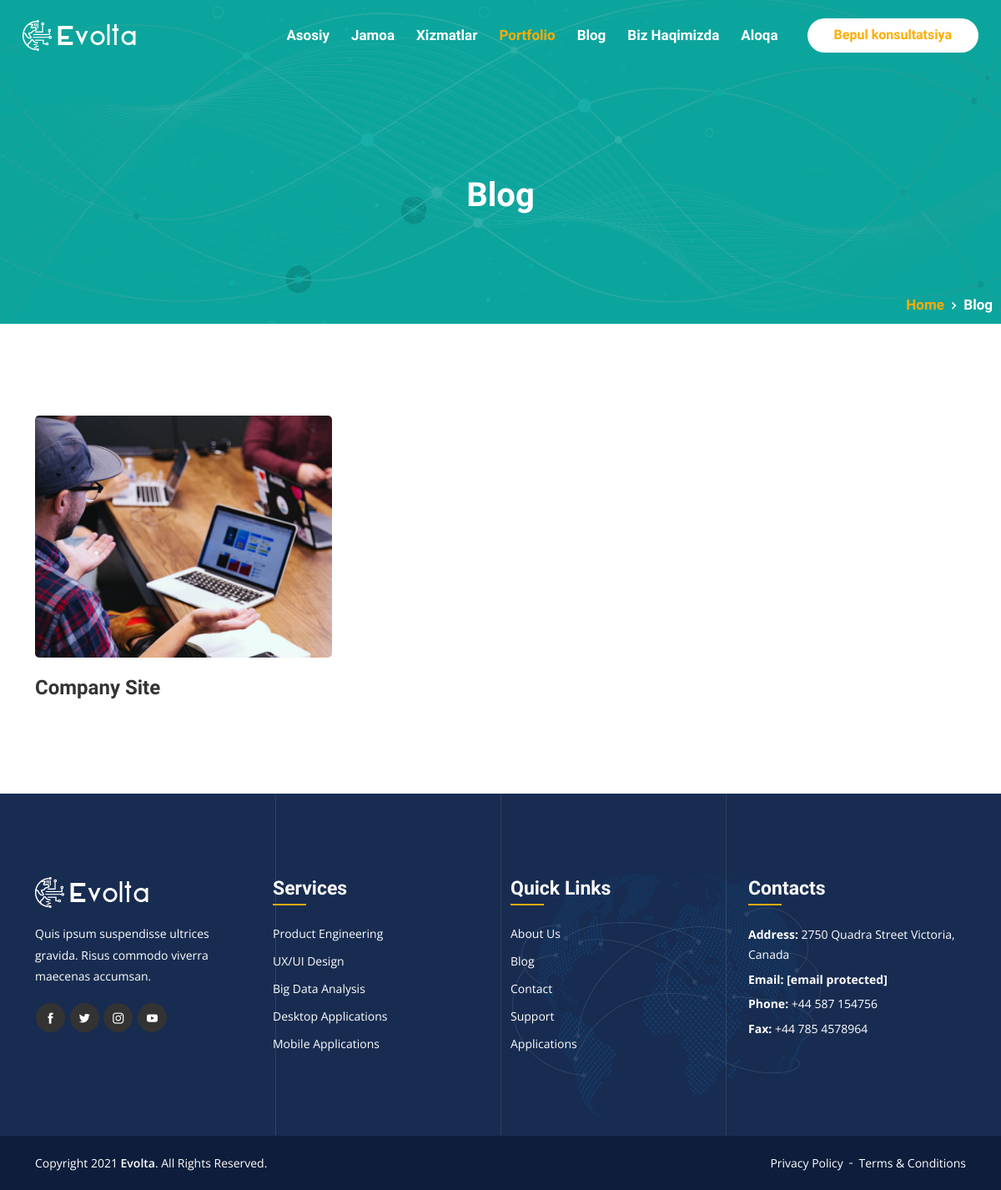
The page /portfolio/ on the database its author committed.
### home/models.py (models this page shows, shortened)
class Portfolio(models.Model):
    title = models.CharField('Sarlavha', max_length=200)
    slug = models.CharField(max_length=400)
    image = models.ImageField('Rasmi', upload_to='images/')
    class Meta:
        verbose_name = "Portfolio"
        verbose_name_plural = "Portfolio"
    def image_tag(self):
        return mark_safe('<img src="{}" height="50">'.format(self.image.url))
    image_tag.short_description = 'Image'

### home/views.py (the view)
# urls.py: path('portfolio/', views.portfolio, name='portfolio'),
def portfolio(request):
    return render(request, 'portfolio/base.html')

### home/context.py (called while the page is built)
def total(request):
    total_latest = Total.objects.all().order_by('-id')[:1]
    context = {
        'total_latest': total_latest,
    }
    return context

def teamview(request):
    team_latest = Team.objects.all().order_by('-id')[:25]
    context = {
        'team_latest': team_latest,
    }
    return context

def portfolioview(request):
    portfolio_latest = Portfolio.objects.all().order_by('-id')[:25]
    context = {
        'portfolio_latest': portfolio_latest,
    }
    return context

### home/templates/portfolio/base.html (shortened to what this page needs)
<!doctype html>
{% load static %}
<html lang="en">
<head>
    <link rel="stylesheet" href="{% static 'assets/css/bootstrap.min.css' %}">
    <link rel="stylesheet" href="{% static 'assets/css/animate.min.css' %}">
    <link rel="stylesheet" href="{% static 'assets/css/fontawesome.min.css' %}">
    <link rel="stylesheet" href="{% static 'assets/css/boxicons.min.css' %}">
    <link rel="stylesheet" href="{% static 'assets/css/flaticon.css' %}">
    <link rel="stylesheet" href="{% static 'assets/css/owl.carousel.min.css' %}">
    <link rel="stylesheet" href="{% static 'assets/css/owl.theme.default.min.css' %}">
    <link rel="stylesheet" href="{% static 'assets/css/magnific-popup.min.css' %}">
    <link rel="stylesheet" href="{% static 'assets/css/nice-select.css' %}">
    <link rel="stylesheet" href="{% static 'assets/css/meanmenu.css' %}">
    <link rel="stylesheet" href="{% static 'assets/css/progresscircle.min.css' %}">
    <link rel="stylesheet" href="{% static 'assets/css/style.css' %}">
    <link rel="stylesheet" href="{% static 'assets/css/responsive.css' %}">
</head>
<body>
{% block header %}{% include 'components/header/portfolio/header.html' %}{% endblock %}
{% block index %}{% include 'portfolio/portfolio.html' %}{% endblock %}
{% block footer %}{% include 'components/footer.html' %}{% endblock %}
</body>
</html>

### home/templates/portfolio/portfolio.html
{% load static %}
<div class="page-title-area">
    <div class="container">
        <div class="page-title-content">
            <h2>Blog</h2>
            <ul>
                <li><a href="#">Home</a></li>
                <li>Blog</li>
            </ul>
        </div>
    </div>
</div>
<section class="blog-area ptb-110">
    <div class="container">
        <div class="row">
            <div class="col-lg-4 col-md-6">
                {% for rs in portfolio_latest %}
                    <div class="single-blog-post">
                        <div class="entry-thumbnail">
                            <a href="{{ rs.slug }}"><img src="{{ rs.image.url }}" alt="image"></a>
                        </div>
                        <div class="entry-post-content">
                            <h3><a href="{{ rs.slug }}">{{ rs.title }}</a></h3>
                        </div>
                    </div>
                {% endfor %}
            </div>
        </div>
    </div>
</section>

### rows shown on the page
Portfolio: image (picture), title "Company Site"
